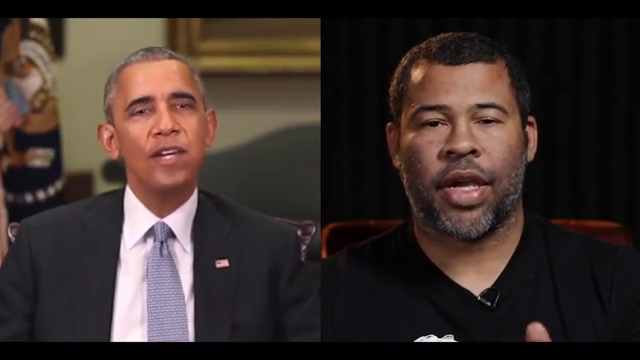
#> input picture frame 93 of asset/obama.mp4, 640 x 360 px
$ python 20_face_eye_detection_video.py
#> lines starting #> are read from the running program, lines starting #| are printed output that depends on the picture; after the words box and inside, x2 and y2 are one past the last pixel; in counts of white or black regions, pixels touching at a corner belong together
import cv2

# Load Cascade Classifier configuration files
face_cascade = cv2.CascadeClassifier('haarcascade_frontalface_default.xml')

# Open video file
cap = cv2.VideoCapture('./asset/obama.mp4')

while cap.isOpened():
    ret, img = cap.read()
#> img is the input picture: shape (360, 640, 3); mean B, G, R 43.8, 47.7, 60.4
    if not ret:
        break
    # Read face image and convert it to grayscale
    gray = cv2.cvtColor(img, cv2.COLOR_BGR2GRAY)
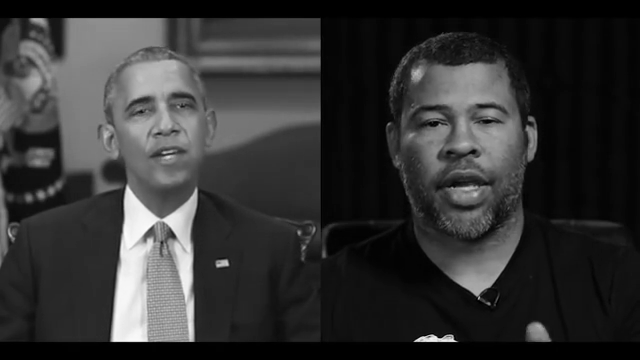
#> gray: shape (360, 640); min 0, max 253, mean 51.1
    # Detect face using grayscale image
    faces = face_cascade.detectMultiScale(gray, 1.3, 5, 0, [30, 30])
#> faces = [[106, 62, 118, 118], [390, 63, 145, 145]]
    for (x, y, w, h) in faces:
        cv2.rectangle(img, (x, y), (x+w, y+h), (255, 0, 0), 4)
#> this loop made 2 passes
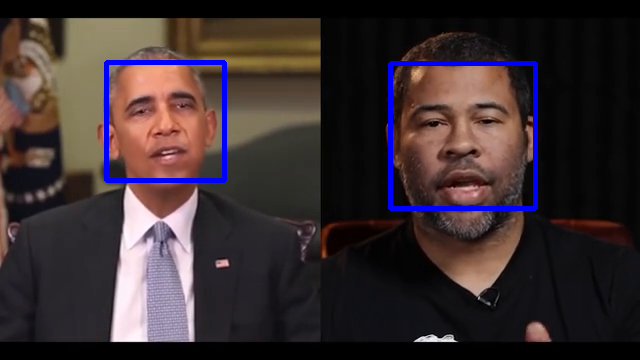
#> img: shape (360, 640, 3); 2.27% of pixels changed, all inside (x1, y1, x2, y2) = (104, 60, 538, 211)
    # Show the detection
    cv2.imshow("image", img)
    if cv2.waitKey(1) & 0xFF == ord('q'):
#> (key q is pressed here)
        break

# Release capture
cap.release()
# Destroy windows and release capture
cv2.destroyAllWindows()

$ run again, starting later in the video
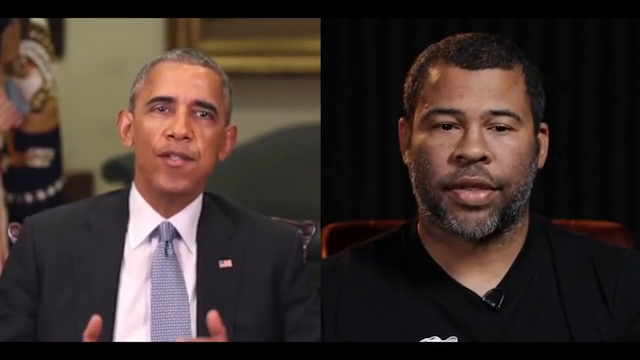
#> input picture frame 418 of asset/obama.mp4, 640 x 360 px
#> img is the input picture: shape (360, 640, 3); mean B, G, R 43.6, 47.9, 60.5
#> `gray = cv2.cvtColor(img, cv2.COLOR_BGR2GRAY)`:
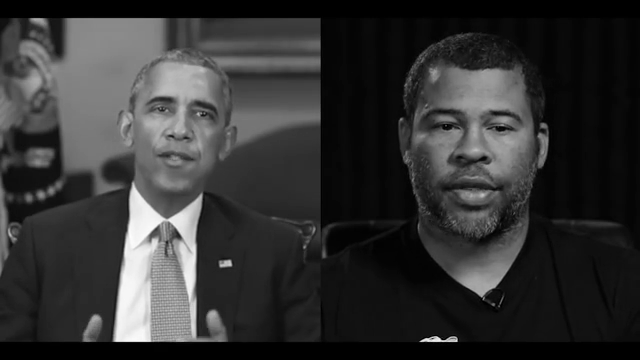
#> gray: shape (360, 640); min 0, max 254, mean 51.2
#> faces = [[123, 66, 115, 115], [397, 63, 151, 151]]
#> the loop `for (x, y, w, h) in faces:` made 2 passes
#> after the loop `for (x, y, w, h) in faces:`:
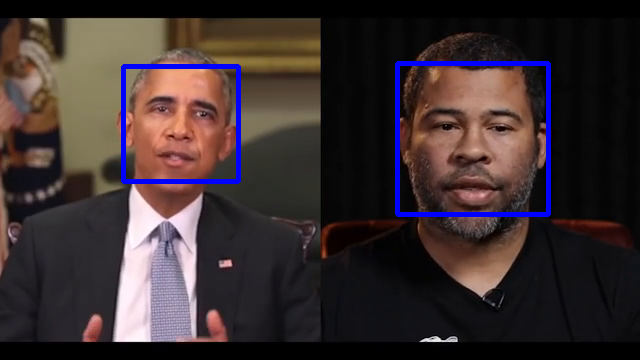
#> img: shape (360, 640, 3); 2.3% of pixels changed, all inside (x1, y1, x2, y2) = (121, 61, 551, 217)

$ run again, starting later in the video
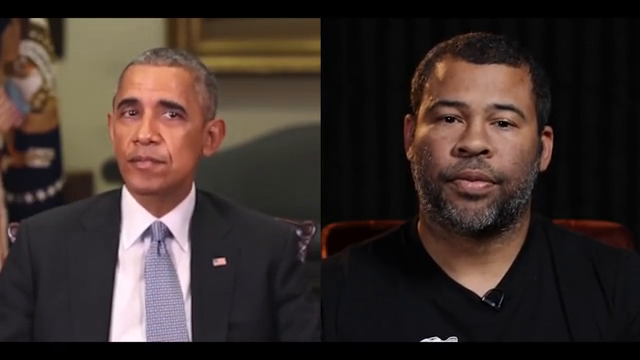
#> input picture frame 744 of asset/obama.mp4, 640 x 360 px
#> img is the input picture: shape (360, 640, 3); mean B, G, R 43.1, 47.2, 59.4
#> `gray = cv2.cvtColor(img, cv2.COLOR_BGR2GRAY)`:
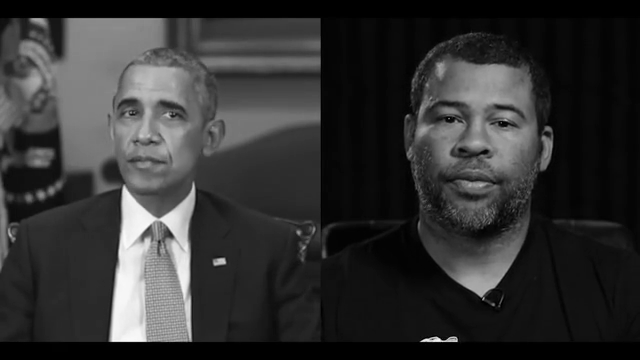
#> gray: shape (360, 640); min 0, max 250, mean 50.4
#> faces = [[86, 62, 126, 126], [404, 59, 146, 146]]
#> the loop `for (x, y, w, h) in faces:` made 2 passes
#> after the loop `for (x, y, w, h) in faces:`:
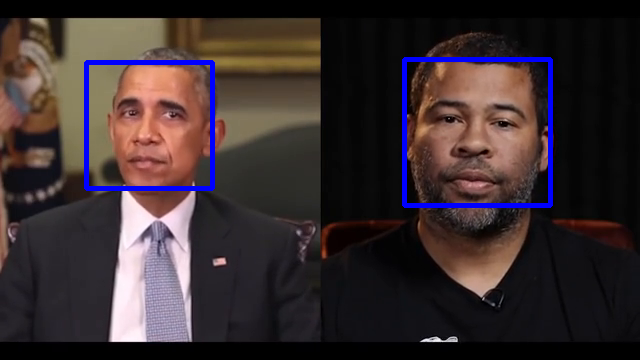
#> img: shape (360, 640, 3); 2.35% of pixels changed, all inside (x1, y1, x2, y2) = (84, 57, 553, 208)
